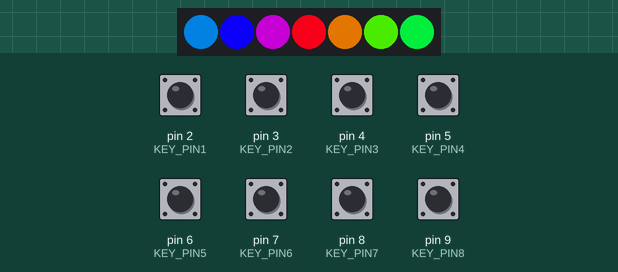
A sketch run on a simulated Arduino Leonardo, built with avr-gcc and run on an emulated ATmega32U4. Shown: 7 RGB LEDs in strip order, left to right. Inputs (shaded band) come from the test bench; at power-on: pin 2 (KEY_PIN1), pin 3 (KEY_PIN2), pin 4 (KEY_PIN3), pin 5 (KEY_PIN4), pin 6 (KEY_PIN5), pin 7 (KEY_PIN6), pin 8 (KEY_PIN7), pin 9 (KEY_PIN8) HIGH. USB keyboard and mouse output is not drawn.

Above: at 1.25 s.
1.3 s: pin 6 (KEY_PIN5) pulled LOW for 0.15 s
At 1.87 s:
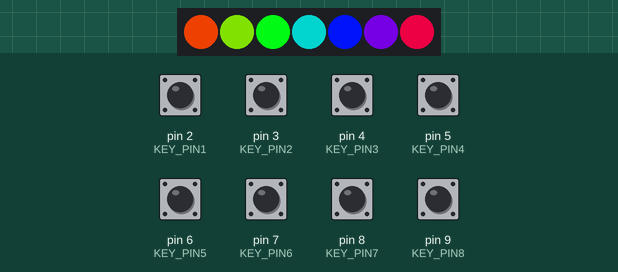
2.0 s: pin 2 (KEY_PIN1) pulled LOW for 1 s
At 3.45 s:
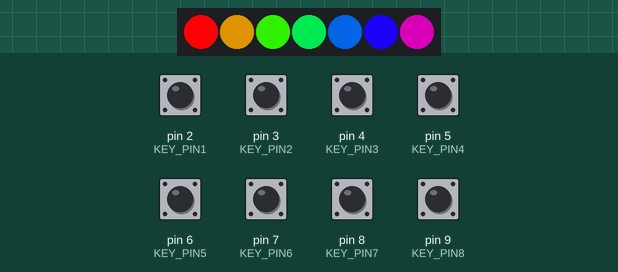
3.6 s: pin 3 (KEY_PIN2) pulled LOW for 0.15 s
At 3.87 s:
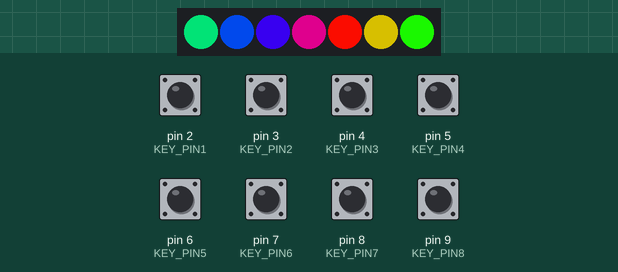
4.3 s: pin 4 (KEY_PIN3) pulled LOW for 0.15 s
At 4.57 s:
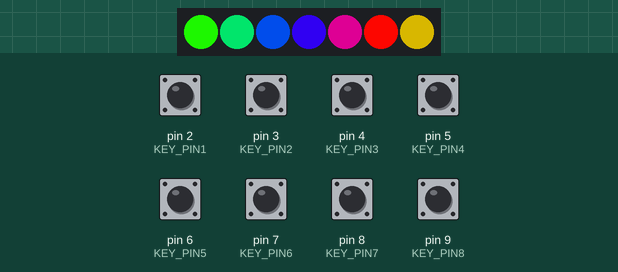
5.0 s: pin 5 (KEY_PIN4) pulled LOW for 0.15 s
At 5.24 s:
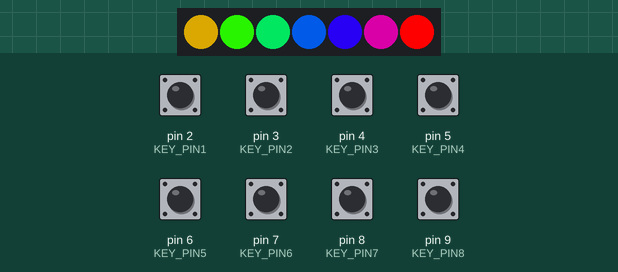
5.7 s: pin 7 (KEY_PIN6) pulled LOW for 0.15 s
At 6.9 s:
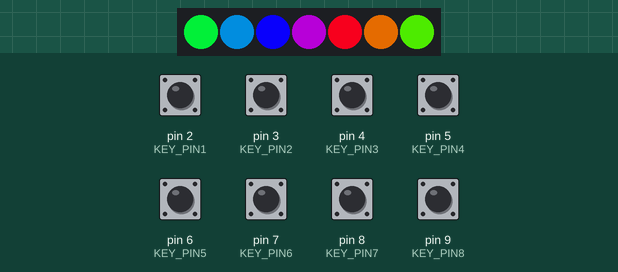
Timing chart, 0 to 7.4 s (numbered marks = the images above; inputs shaded):
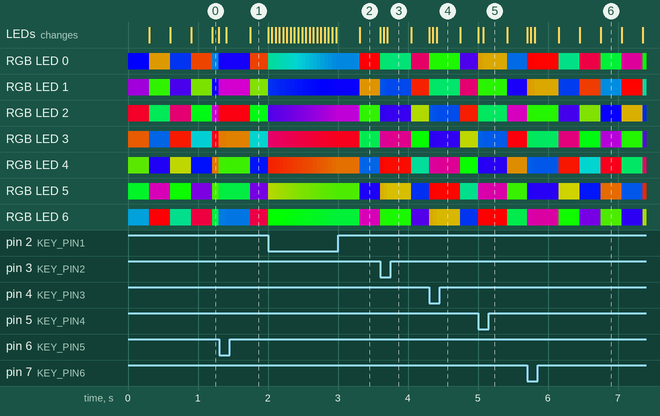

Measured:
- after the input at 2.0 s, the LEDs: first change at once (image 2 shows a later state)
- after the input at 3.6 s, the LEDs: first change at once (image 3 shows a later state)
- after the input at 4.3 s, the LEDs: first change at once (image 4 shows a later state)
- after the input at 5.0 s, the LEDs: first change at once (image 5 shows a later state)

The sketch:

4x2macropad_RGB.ino
```cpp
//////////////////////////////////////////////
//INCLUDED LIBRARIES

#include "HID-Project.h"
#include <FastLED.h>

//////////////////////////////////////////////
//     8-Key Pinout (Keycap side up)
//            9 6 5 2
//            8 7 4 3
//         LED Strip Pin 10
//////////////////////////////////////////////
//     10-Key Pinout (Keycap side up)
//           2 5 8 9 16
//           3 4 6 7 10
//         LED Strip Pin 14
//////////////////////////////////////////////
//KEY PINS

#define KEY_PIN1 2
#define KEY_PIN2 3
#define KEY_PIN3 4
#define KEY_PIN4 5
#define KEY_PIN5 6
#define KEY_PIN6 7
#define KEY_PIN7 8
#define KEY_PIN8 9

//////////////////////////////////////////////
//LED SECTION

// How many leds in your strip?
#define NUM_LEDS 7
#define BRIGHTNESS 255
#define COLOR_ORDER GRB
#define LED_TYPE WS2812

//Data pin to WS2812 LED strip
#define DATA_PIN 10

// Define the array of leds
CRGB leds[NUM_LEDS];
//////////////////////////////////////////////
//MAIN SETUP

void setup()
{
  Keyboard.begin();
  Consumer.begin();
  FastLED.addLeds<NEOPIXEL, DATA_PIN>(leds, NUM_LEDS);
  Serial.begin(9600);

  pinMode(2,  INPUT_PULLUP);
  pinMode(3,  INPUT_PULLUP);
  pinMode(4,  INPUT_PULLUP);
  pinMode(5, INPUT_PULLUP);
  pinMode(6, INPUT_PULLUP);
  pinMode(7, INPUT_PULLUP);
  pinMode(8, INPUT_PULLUP);
  pinMode(9, INPUT_PULLUP);
}

//////////////////////////////////////////////
//MAIN RAINBOW LOOP

void loop() {
  for(int j = 0; j < 256; j++) {
    for(int i = 0; i < NUM_LEDS; i++) {
      leds[i] = Scroll((i * 256 / NUM_LEDS + j) % 256);
    }

    FastLED.show();
    delay(1);

//////////////////////////////////////////////
//TOP ROW KEYSTROKE LOOP

  if(digitalRead(2)==LOW)// F13
      {
      Keyboard.write(KEY_F13);
      delay(50);
      }

  if(digitalRead(5)==LOW)// F14
      {
      Keyboard.write(KEY_F14);
      delay(75);
      }

  if(digitalRead(8)==LOW)// F15
      {
      Keyboard.write(KEY_F15);
      delay(50);
      }

  if(digitalRead(9)==LOW)// F23
      {
      Keyboard.write(KEY_F23);
      delay(50);
      }

//////////////////////////////////////////////
//BOTTOM ROW KEYSTROKE LOOP

  if(digitalRead(3)==LOW)// F16
      {
      Keyboard.write(KEY_F16);
      delay(50);
      }

  if(digitalRead(4)==LOW)// F17
      {
      Keyboard.write(KEY_F17);
      delay(50);
      }

  if(digitalRead(6)==LOW)// F18
      {
      Keyboard.write(KEY_F18);
      delay(100);
      }

  if(digitalRead(7)==LOW)// F24
      {
      Keyboard.write(KEY_F24);
      delay(50);
      }
  }
}

CRGB Scroll(int pos) {
  CRGB color (0,0,0);
  if(pos < 85) {
    color.g = 0;
    color.r = ((float)pos / 85.0f) * 255.0f;
    color.b = 255 - color.r;
  } else if(pos < 170) {
    color.g = ((float)(pos - 85) / 85.0f) * 255.0f;
    color.r = 255 - color.g;
    color.b = 0;
  } else if(pos < 256) {
    color.b = ((float)(pos - 170) / 85.0f) * 255.0f;
    color.g = 255 - color.b;
    color.r = 1;
  }
  return color;
}
```
